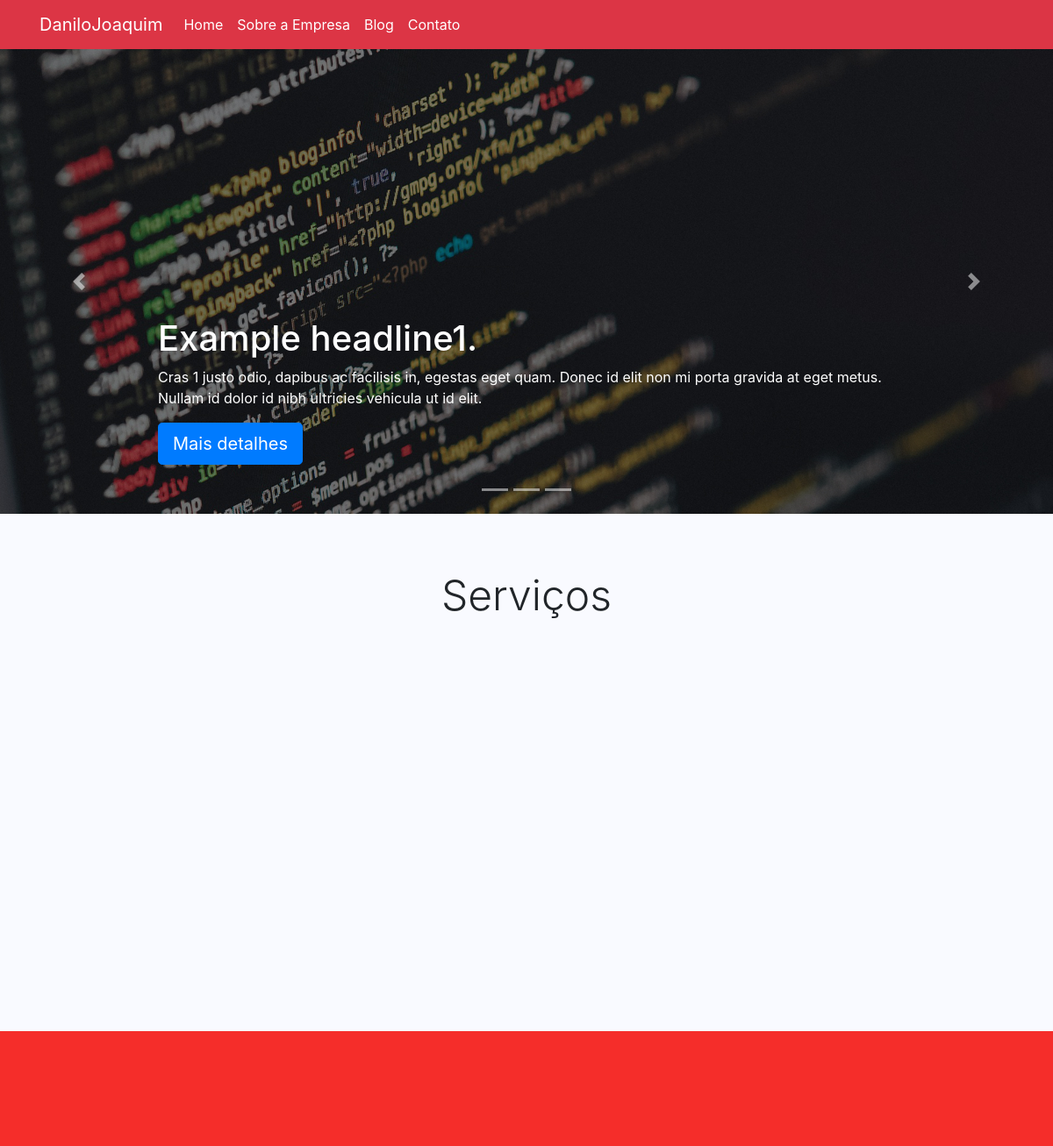
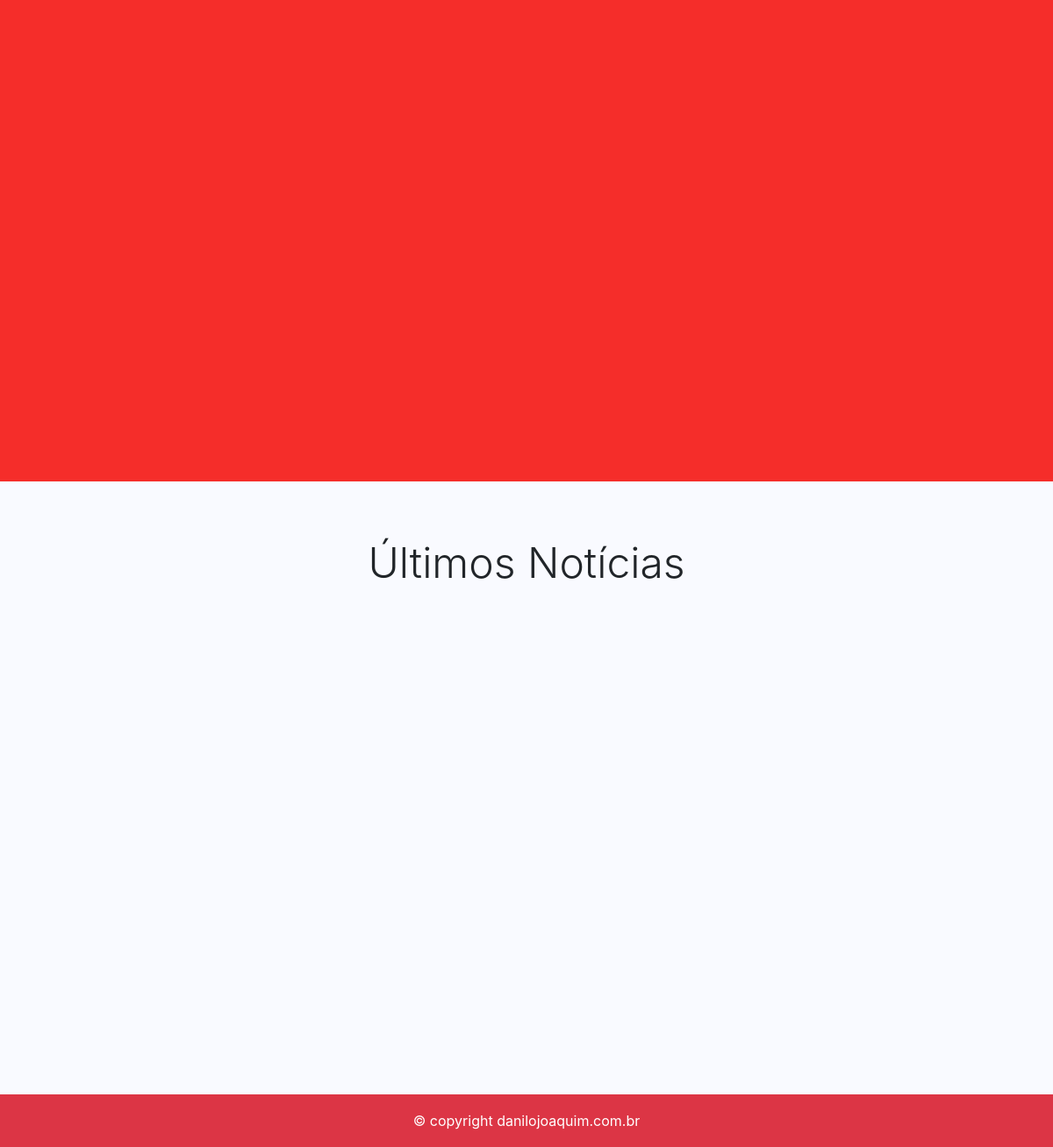
The page / on the database its author committed (2 pictures, top to bottom).
### tables this page shows
CREATE TABLE `sts_carousels` (
  `id` int(11) NOT NULL,
  `nome` varchar(220) NOT NULL,
  `imagem` varchar(220) NOT NULL,
  `titulo` varchar(220) DEFAULT NULL,
  `descricao` varchar(220) DEFAULT NULL,
  `posicao_text` varchar(40) DEFAULT NULL,
  `titulo_botao` varchar(40) DEFAULT NULL,
  `link` varchar(220) DEFAULT NULL,
  `ordem` int(11) NOT NULL,
  `adms_cor_id` int(11) DEFAULT NULL,
  `adms_situacoe_id` int(11) NOT NULL,
  `created` datetime NOT NULL,
  `modified` datetime DEFAULT NULL
);

CREATE TABLE `sts_servicos` (
  `id` int(11) NOT NULL,
  `titulo` varchar(250) NOT NULL,
  `icone_um` varchar(40) NOT NULL,
  `nome_um` varchar(120) NOT NULL,
  `descricao_um` varchar(220) NOT NULL,
  `icone_dois` varchar(40) NOT NULL,
  `nome_dois` varchar(120) NOT NULL,
  `descricao_dois` varchar(220) NOT NULL,
  `icone_tres` varchar(40) NOT NULL,
  `nome_tres` varchar(120) NOT NULL,
  `descricao_tres` varchar(220) NOT NULL,
  `created` datetime NOT NULL,
  `modified` datetime DEFAULT NULL
);

### app/sts/Controllers/Home.php (called while the page is built, shortened)
<?php
class Home
{
    private $Dados;
    public function index()
    {
        $home = new \Sts\Models\StsCarousel();
        $this->Dados['sts_carousels'] = $home->listar();
        $listar_ser = new \Sts\Models\StsServico();
        $this->Dados['sts_servicos']= $listar_ser->listar();
        $listar_vid = new \Sts\Models\StsVideo();
        $this->Dados['sts_videos'] = $listar_vid->listar();
        $listar_art_home = new \Sts\Models\StsArtHome();
        $this->Dados['sts_artigos']= $listar_art_home->listarArtHome();
        $carregarView = new \Core\ConfigView("sts/Views/home/home", $this->Dados);
        $carregarView->renderizar();
    }
}
?>

### core/ConfigController.php (called while the page is built, shortened)
<?php
class ConfigController {
            public function carregar()
            {
                $classeCarregar = new $classe;
                $classeCarregar->index();
            }
}

### index.php (called while the page is built, shortened)
<?php
    $Url = new Home();
    $Url->carregar();
?>

### app/sts/Models/helper/StsRead.php (called while the page is built, shortened)
<?php
class StsRead  extends StsConn
{
    private $Select;
    private $Values;
    private $Query;
    public function exeRead($Tabela, $Termos = null, $ParseString = null)
    {
        if (!empty($ParseString)) {
            parse_str($ParseString, $this->Values);
        }
            $this->Select = "SELECT * FROM {$Tabela} {$Termos}";
            $this->exeInstrucao();
    }
     public function FullRead($Query, $ParseString = null)
    {
        $this->Select = (string) $Query;
        if (!empty($ParseString)) {
            parse_str($ParseString, $this->Values);
        }
        $this->exeInstrucao();
    }
    private function exeInstrucao()
    {
        $this->conexao();
        try {
            $this->getIntrucao();
            $this->Query->execute();
            $this->Resultado = $this->Query->fetchAll();
        } catch (Exception $ex) {
            $this->Resultado = null;
        }
    }
    private function conexao()
    {
        $this->Conn = parent::getConn();
        $this->Query = $this->Conn->prepare($this->Select);
        $this->Query->setFetchMode(PDO::FETCH_ASSOC);
    }
    private function getIntrucao()
    {
        if ($this->Values)
        {
            if ($this->Values) {
                foreach ($this->Values as $Link => $Valor){
                    if ($Link == 'limit'|| $Link == 'offset')
                    {
                        $Valor = (int) $Valor;
                    }
                    $this->Query->bindValue(":{$Link}",$Valor, (is_int($Valor) ? PDO::PARAM_INT : PDO::PARAM_STR ));
                }
            }
        }
    }
}

### app/sts/Models/helper/StsConn.php (called while the page is built, shortened)
<?php
class StsConn
{
    public static $Host = HOST;
    public static $User = USER;
    public static $Pass = PASS;
    public static $Dbname = DBNAME;
    private static $Connect = null;
    private static function conectar()
    {
        try {
            if (self::$Connect == null) {
                self::$Connect = new PDO('mysql:host=' . self::$Host . ';dbname=' . self::$Dbname, self::$User, self::$Pass);
            }
        } catch (Exception $exc) {
            echo 'mensagem' . $exc->getMessage();
            die;
        }
        return self::$Connect;
    }
        public function getConn()
        {
            return self::conectar();
        }
}

### app/sts/Models/StsCarousel.php (called while the page is built, shortened)
<?php
class StsCarousel
{
    private $Resultado;
    public function listar()
    {
        $listar = new \Sts\Models\helper\StsRead();
        $listar->fullRead("SELECT car.id, car.nome, car.imagem, car.titulo, car.descricao, car.posicao_text, car.titulo_botao, car.link,
                cors.cor
                FROM sts_carousels car
                INNER JOIN adms_cors cors ON cors.id=car.adms_cor_id
                WHERE car.adms_situacoe_id =:adms_situacoe_id ORDER BY car.ordem ASC LIMIT :limit", 'adms_situacoe_id=1&limit=4');
        $this->Resultado['sts_carousels'] = $listar->getResultado();
        return $this->Resultado['sts_carousels'];
    }
}

### app/sts/Models/StsServico.php (called while the page is built, shortened)
<?php
class StsServico
{
    public function listar()
    {
        $listar = new \Sts\Models\helper\StsRead();
        $listar->exeRead('sts_servicos','LIMIT :limit','limit=1');
        $this->Resultado = $listar->getResultado();
        return $this->Resultado;
    }
}

### app/sts/Views/home/home.php (the view, shortened to what this page needs)
<main role="main">
    <div id="myCarousel" class="carousel slide" data-ride="carousel">
        <ol class="carousel-indicators">
            <?php
            $cont_marc = 0;
            foreach ($this->Dados['sts_carousels'] as $carousel) {
                echo "<li data-target='#myCarousel' data-slide-to='$cont_marc'></li>";
                $cont_marc++;
            }
            ?>
        </ol>
        <div class="carousel-inner">
            <?php
            $cont_slide = 0;
            foreach ($this->Dados['sts_carousels'] as $carousel) {
                extract($carousel);
                ?>
                <div class="carousel-item <?php
                if ($cont_slide == 0) {
                    echo 'active';
                }
                ?>">
                    <img class="first-slide img-fluid" src="<?php echo URL . '/assets/imagens/carousel/' . $id . '/' . $imagem; ?>" alt="<?php echo $titulo; ?>">
                    <div class="container">
                        <div class="carousel-caption <?php echo $posicao_text; ?>">
                            <h1 class="d-none d-md-block"><?php echo $titulo; ?></h1>
                            <p class="d-none d-md-block"><?php echo $descricao; ?></p>
                            <p class="d-none d-md-block"><a class="btn btn-lg btn-<?php echo $cor; ?>" href="<?php echo $link; ?>" role="button"><?php echo $titulo_botao; ?></a></p>
                        </div>
                    </div>
                </div>
                <?php
                $cont_slide++;
            }
            ?>
        </div>
        <a class="carousel-control-prev" href="#myCarousel" role="button" data-slide="prev">
            <span class="carousel-control-prev-icon" aria-hidden="true"></span>
        </a>
        <a class="carousel-control-next" href="#myCarousel" role="button" data-slide="next">
            <span class="carousel-control-next-icon" aria-hidden="true"></span>
        </a>
    </div>
    <?php extract($this->Dados['sts_servicos'][0]); ?>
    <div class="jumbotron servicos">
        <div class="container">
            <h2 class="display-4 text-center" style="margin-bottom: 40px;"><?php echo $titulo; ?></h2>
            <div class="card-deck">
            </div>
        </div>
    </div>
    <div class="jumbotron video">
        <div class="container">
        </div>
    </div>
    <div class="jumbotron blog-home">
        <div class="container">
            <h2 class="display-4 text-center" style="margin-bottom: 40px;">Últimos Notícias</h2>
            <div class="card-deck blog-text">
            </div>
        </div>
    </div>
</main>

### core/ConfigView.php (shortened to what this page needs)
<?php
class ConfigView
{
    private $Nome;
    public function __construct($Nome, array $Dados = null)
    {
        $this->Nome = (string) $Nome;
        $this->Dados = $Dados;
    }
    public function renderizar()
    {
        if (file_exists('app/'. $this->Nome . '.php'))
        {
            include 'app/sts/Views/include/cabecalho.php';
            include 'app//sts/Views/include/menu.php';
            include 'app/'. $this->Nome . '.php';
            include 'app/sts/Views/include/rodape.php';
        } else{
            echo "erro carregar a Pagina {$this->Nome}";
        }
    }
}

### app/sts/Views/include/cabecalho.php (shortened to what this page needs)
<!DOCTYPE html>
<html lang="pt-br">
<head>
	<link rel="stylesheet" href="https://stackpath.bootstrapcdn.com/bootstrap/4.1.1/css/bootstrap.min.css">
	<link rel="stylesheet" href="<?php echo URL; ?>assets/css/ionicons.min.css">
	<link rel="stylesheet" href="<?php echo URL; ?>assets/css/personalizado.css">
</head>
<body>

### app/sts/Views/include/menu.php (shortened to what this page needs)
<header>
	<nav class="navbar navbar-expand-md navbar-dark fixed-top bg-danger">
		<div class="container">
			<a class="navbar-brand" href="index.html">DaniloJoaquim</a>
			<div class="collapse navbar-collapse" id="navbarCollapse">
				<ul class="navbar-nav mr-auto">
					<li class="nav-item menu">
						<a class="nav-link" href="index.html">Home </a>
					</li>
					<li class="nav-item menu">
						<a class="nav-link" href="sobre_empresa.html">Sobre a Empresa</a>
					</li>
					<li class="nav-item menu">
						<a class="nav-link" href="blog.html">Blog </a>
					</li>
					<li class="nav-item menu">
						<a class="nav-link" href="contato.html">Contato</a>
					</li>
				</ul>
			</div>
		</div>
	</nav>
</header>

### app/sts/Views/include/rodape.php (shortened to what this page needs)
	<footer class="footer bg-danger">
				<div class="container text-center">
					© copyright danilojoaquim.com.br
				</div>
	</footer>
  </body>
</html>
</body>
</html>

### assets/css/personalizado.css (style rules this page uses)
body { margin-bottom: 60px; }
nav ul li.menu a { color: #FFF !important; }
header { margin-bottom: 56px !important; }
.servicos { background-color: #f9faff; border-radius: 0rem; margin-bottom: 0rem; }
.video { background-color: #F52D2A; border-radius: 0rem; margin-bottom: 0rem; color: #FFF; }
.blog-home { background-color: #F9FAFF; border-radius: 0rem; margin-bottom: 0rem; }
html { position: relative; min-height: 100%; }
.footer { position: absolute; bottom: 0; width: 100%; height: 60px; line-height: 60px; color: #FFF; }
.display-4 { font-size: 2.5rem; }
@media (min-width: 768px) { .display-4 { font-size: 3rem; } }

### rows shown on the page
sts_carousels: imagem (picture), titulo "Example headline1.", descricao "Cras 1 justo odio, dapibus ac facilisis in, egestas eget quam. Donec id elit non mi porta gravida at eget metus. Nullam id dolor id nibh ultricies vehicula ut id elit.", titulo_botao "Mais detalhes"
sts_servicos: titulo "Serviços"
